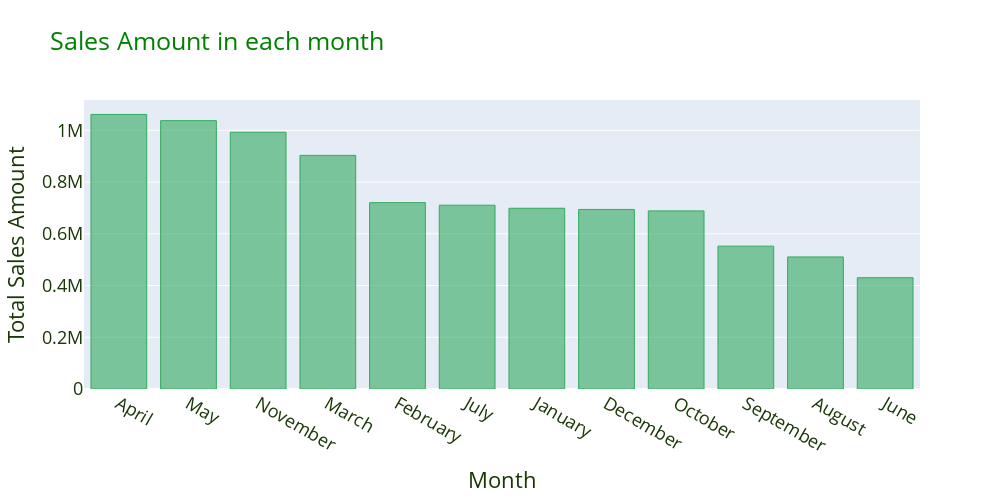

Source (notebook cell):
### Code cell
# plt.figure(figsize=(15,6))
# sns.barplot(x=sales_by_month['Month'],y=sales_by_month['Sales Amount'])
# plt.xlabel('Month', fontsize=18)
# plt.ylabel('Total Amount', fontsize=18)
# plt.title('Sales in different Months', font={'weight':'bold', 'size':20})
fig4 = make_subplots(rows=1, cols=1, shared_xaxes=True,
                    shared_yaxes=False, vertical_spacing=0.001)
fig4.append_trace(go.Bar(
    x=sales_by_month['Month'],
    y=sales_by_month['Sales Amount'],
    marker=dict(color='rgba(50, 171, 96, 0.6)',
                line=dict(
                color='rgba(50, 171, 96, 1.0)',
                width=1)
                )),1,1)
fig4.update_layout(title='Sales Amount in each month',
                font_color= '#193806',
                title_font_color='green', 
                font_size=18,
                width=1000, height=500
                )
fig4.update_xaxes(title='Month')
fig4.update_yaxes(title='Total Sales Amount')
# data = [go.Bar(
#    x = sales_by_month['Month'],
#    y = sales_by_month['Sales Amount'])]
# layout={'title': 'Sales Amount in each month',
#         'xaxis_title':'Month',
#         'yaxis_title':'Total Sales Amount'}
# fig = go.Figure(data=data, layout=layout)
# ply.iplot(fig)
fig4.show()

### Figure 1 — Plotly figure (JSON) as saved in the notebook; plotly's stock layout.template omitted (floating-point values rounded to 4 significant figures)
{"data": [{"marker": {"color": "rgba(50, 171, 96, 0.6)", "line": {"color": "rgba(50, 171, 96, 1.0)", "width": 1}}, "type": "bar", "x": ["April", "May", "November", "March", "February", "July", "January", "December", "October", "September", "August", "June"], "xaxis": "x", "y": [1061000.0, 1037000.0, 992600.0, 903100.0, 720400.0, 710600.0, 698700.0, 694100.0, 688500.0, 552200.0, 510500.0, 430200.0], "yaxis": "y"}], "layout": {"font": {"color": "#193806", "size": 18}, "height": 500, "title": {"font": {"color": "green"}, "text": "Sales Amount in each month"}, "width": 1000, "xaxis": {"anchor": "y", "domain": [0, 1], "title": {"text": "Month"}}, "yaxis": {"anchor": "x", "domain": [0, 1], "title": {"text": "Total Sales Amount"}}}}
